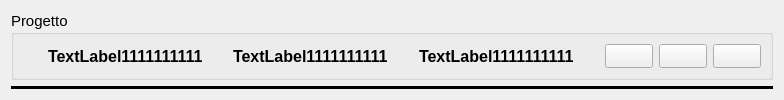
<?xml version="1.0" encoding="UTF-8"?>
<ui version="4.0">
 <class>Form</class>
 <widget class="QWidget" name="Form">
  <property name="geometry">
   <rect>
    <x>0</x>
    <y>0</y>
    <width>784</width>
    <height>100</height>
   </rect>
  </property>
  <property name="sizePolicy">
   <sizepolicy hsizetype="Fixed" vsizetype="Fixed">
    <horstretch>0</horstretch>
    <verstretch>0</verstretch>
   </sizepolicy>
  </property>
  <property name="minimumSize">
   <size>
    <width>700</width>
    <height>80</height>
   </size>
  </property>
  <property name="windowTitle">
   <string>Form</string>
  </property>
  <layout class="QVBoxLayout" name="verticalLayout">
   <item>
    <widget class="QGroupBox" name="groupBox">
     <property name="font">
      <font>
       <pointsize>11</pointsize>
      </font>
     </property>
     <property name="title">
      <string>Progetto</string>
     </property>
     <layout class="QHBoxLayout" name="horizontalLayout">
      <item>
       <spacer name="horizontalSpacer">
        <property name="orientation">
         <enum>Qt::Horizontal</enum>
        </property>
        <property name="sizeHint" stdset="0">
         <size>
          <width>40</width>
          <height>20</height>
         </size>
        </property>
       </spacer>
      </item>
      <item>
       <widget class="QLabel" name="labelEquip">
        <property name="font">
         <font>
          <pointsize>12</pointsize>
          <bold>true</bold>
         </font>
        </property>
        <property name="text">
         <string>TextLabel1111111111</string>
        </property>
       </widget>
      </item>
      <item>
       <spacer name="horizontalSpacer_2">
        <property name="orientation">
         <enum>Qt::Horizontal</enum>
        </property>
        <property name="sizeHint" stdset="0">
         <size>
          <width>40</width>
          <height>20</height>
         </size>
        </property>
       </spacer>
      </item>
      <item>
       <widget class="QLabel" name="labelNP">
        <property name="font">
         <font>
          <pointsize>12</pointsize>
          <bold>true</bold>
         </font>
        </property>
        <property name="text">
         <string>TextLabel1111111111</string>
        </property>
       </widget>
      </item>
      <item>
       <spacer name="horizontalSpacer_3">
        <property name="orientation">
         <enum>Qt::Horizontal</enum>
        </property>
        <property name="sizeHint" stdset="0">
         <size>
          <width>40</width>
          <height>20</height>
         </size>
        </property>
       </spacer>
      </item>
      <item>
       <widget class="QLabel" name="labelDescrizione">
        <property name="font">
         <font>
          <pointsize>12</pointsize>
          <bold>true</bold>
         </font>
        </property>
        <property name="text">
         <string>TextLabel1111111111</string>
        </property>
       </widget>
      </item>
      <item>
       <spacer name="horizontalSpacer_4">
        <property name="orientation">
         <enum>Qt::Horizontal</enum>
        </property>
        <property name="sizeHint" stdset="0">
         <size>
          <width>40</width>
          <height>20</height>
         </size>
        </property>
       </spacer>
      </item>
      <item>
       <layout class="QGridLayout" name="gridLayout">
        <item row="0" column="1">
         <widget class="QPushButton" name="pushButtonStop">
          <property name="toolTip">
           <string comment="ferma la registrazione del tempo"/>
          </property>
          <property name="text">
           <string/>
          </property>
          <property name="iconSize">
           <size>
            <width>32</width>
            <height>32</height>
           </size>
          </property>
         </widget>
        </item>
        <item row="0" column="0">
         <widget class="QPushButton" name="pushButtonStart">
          <property name="toolTip">
           <string comment="Inizia a registrare il tempo"/>
          </property>
          <property name="whatsThis">
           <string comment="Inizia a registrare il tempo"/>
          </property>
          <property name="accessibleDescription">
           <string comment="Inizia a registrare il tempo"/>
          </property>
          <property name="text">
           <string/>
          </property>
          <property name="iconSize">
           <size>
            <width>32</width>
            <height>32</height>
           </size>
          </property>
         </widget>
        </item>
        <item row="0" column="2">
         <widget class="QPushButton" name="pushButtonClose">
          <property name="toolTip">
           <string comment="Chiudi progetto "/>
          </property>
          <property name="text">
           <string/>
          </property>
          <property name="iconSize">
           <size>
            <width>32</width>
            <height>32</height>
           </size>
          </property>
         </widget>
        </item>
       </layout>
      </item>
     </layout>
    </widget>
   </item>
   <item>
    <widget class="Line" name="line">
     <property name="minimumSize">
      <size>
       <width>0</width>
       <height>0</height>
      </size>
     </property>
     <property name="frameShadow">
      <enum>QFrame::Plain</enum>
     </property>
     <property name="lineWidth">
      <number>10</number>
     </property>
     <property name="orientation">
      <enum>Qt::Horizontal</enum>
     </property>
    </widget>
   </item>
  </layout>
 </widget>
 <resources/>
 <connections/>
</ui>
